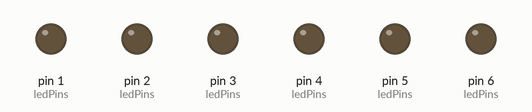
Simulated run of this sketch. Board: Arduino Uno, built with avr-gcc and run on an emulated ATmega328P. On the bench: output pins drawn as LEDs (lit = HIGH). Random numbers use the default seed unless the sketch sets one.

Above: at 0.13 s.
At 12.88 s:
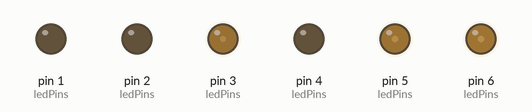
At 18.9 s:
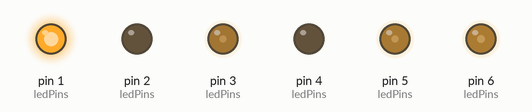
At 31.88 s:
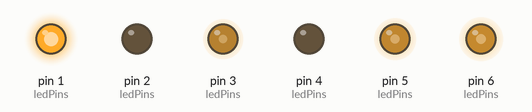
At 39.87 s:
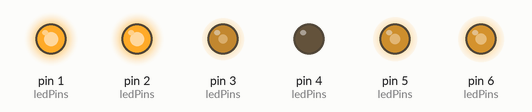
Timing chart, 0 to 40.0 s (numbered marks = the images above):
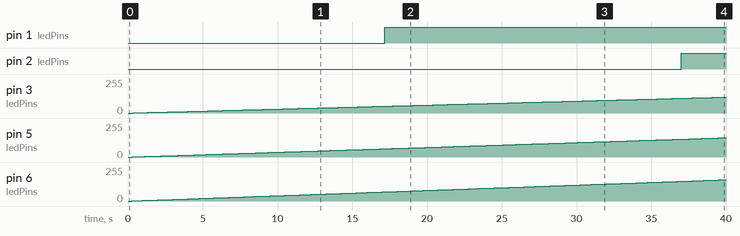

The sketch:

final_t_controller.ino
```cpp
/* Improved Concurrent LED Dimming Example
Hardware: Seeed Studio XIAO SAMD21 (ensure the chosen pins support PWM)
Description:

    6 LEDs fade in and out smoothly.
    Each LED steps by one brightness unit every [50…5000] ms, with its update interval randomly reselected at each fade turnover.
    */

const int numLEDs = 6;
// Update these pin numbers as needed – ensure they are PWM-capable on your XIAO SAMD21.
int ledPins[numLEDs] = {1, 2, 3, 4, 5, 6};

struct LED {
  int pin; // The PWM pin the LED is attached to
  int brightness; // Current brightness (0-255)
  int fadeDir; // 1 for increasing brightness, -1 for decreasing
  unsigned long lastUpdate; // Timestamp of the last brightness update
  unsigned long interval; // How often (in ms) the brightness changes by one step
  };

LED leds[numLEDs];

void setup() {
  // Seed the random number generator
  randomSeed(analogRead(0));

  // Initialize each LED’s state
  for (int i = 0; i < numLEDs; i++) {
    leds[i].pin = ledPins[i];
    pinMode(leds[i].pin, OUTPUT);
    leds[i].brightness = 0; // Start at off
    leds[i].fadeDir = 1; // Begin by fading up (increasing brightness)
    leds[i].lastUpdate = millis();
    // Pick an initial update interval randomly between 50 and 5000 ms.
    leds[i].interval = random(50, 1000);
    }
  }

void loop() {
  unsigned long currentMillis = millis();

  for (int i = 0; i < numLEDs; i++) {
    // Check if this LED is ready for an update based on its individual interval.
    if (currentMillis - leds[i].lastUpdate >= leds[i].interval) {
      leds[i].lastUpdate = currentMillis;

      // Adjust brightness

      leds[i].brightness += leds[i].fadeDir;


    // Check if we’ve hit either extreme.

    if (leds[i].brightness <= 0) {

      leds[i].brightness = 0;

      leds[i].fadeDir = 1;  // Reverse direction to fade up.

      leds[i].interval = random(50, 1000);  // New random interval for next fade cycle.

    }

    else if (leds[i].brightness >= 255) {

      leds[i].brightness = 255;

      leds[i].fadeDir = -1;  // Reverse to fade down.

      leds[i].interval = random(50, 1000);  // Pick a new random update interval.

    }


    // Update the LED with the new brightness value.

    analogWrite(leds[i].pin, leds[i].brightness);

    }

  }
}
```

Measured:
- by itself, pin 1 (ledPins): LOW → HIGH at 17.2 s
- by itself, pin 2 (ledPins): LOW → HIGH at 37.0 s
- by itself, pin 3 (ledPins): moves from 0/255 to 119/255 over 39.4 s
- by itself, pin 5 (ledPins): moves from 0/255 to 144/255 over 39.5 s
- by itself, pin 6 (ledPins): moves from 0/255 to 159/255 over 39.5 s
